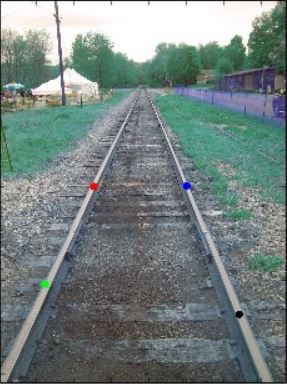
#> input picture ImageProcessing/0724/0724/pers.JPG, 287 x 384 px, found by its file name
$ python module5.py
#> lines starting #> are read from the running program, lines starting #| are printed output that depends on the picture

import cv2
import numpy as np
from matplotlib import pyplot as plt

img = cv2.imread('pers.jpg', cv2.IMREAD_COLOR)
#> img is the input picture: shape (384, 287, 3); mean B, G, R 128.1, 129.9, 117

pts1= np.float32([[94,185],[42,283],[185,182],[237,314]])
pts2 = np.float32([[10,10], [10,1000], [1000, 10], [1000,1000]])

cv2.imshow('aa', img)

M=cv2.getPerspectiveTransform(pts1, pts2)

dst= cv2.warpPerspective(img, M, (1100, 1100))
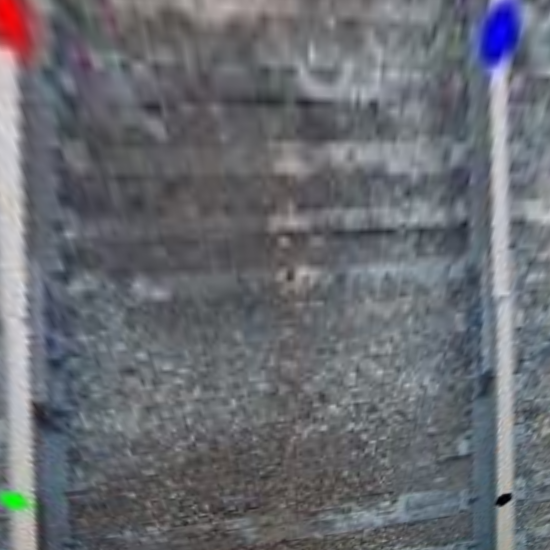
#> dst: shape (1100, 1100, 3) (shown at 1/2 size); mean B, G, R 113.5, 107.4, 105.1

plt.subplot(121), plt.imshow(img), plt.title('image')
plt.subplot(122), plt.imshow(dst), plt.title('perspective')
plt.show()
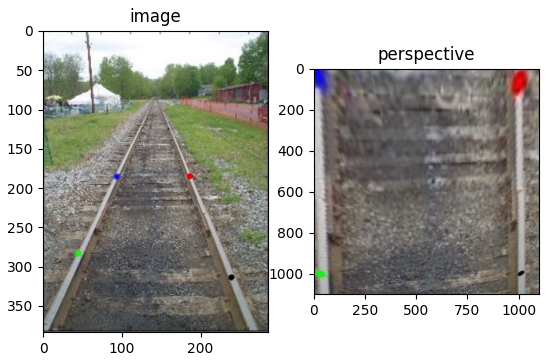
#> figure drawn by matplotlib, 2 panels; B, G, R data is drawn as R, G, B

$ run again, with ImageProcessing/0724/0724/flower1.jpg copied over ImageProcessing/0724/0724/pers.JPG
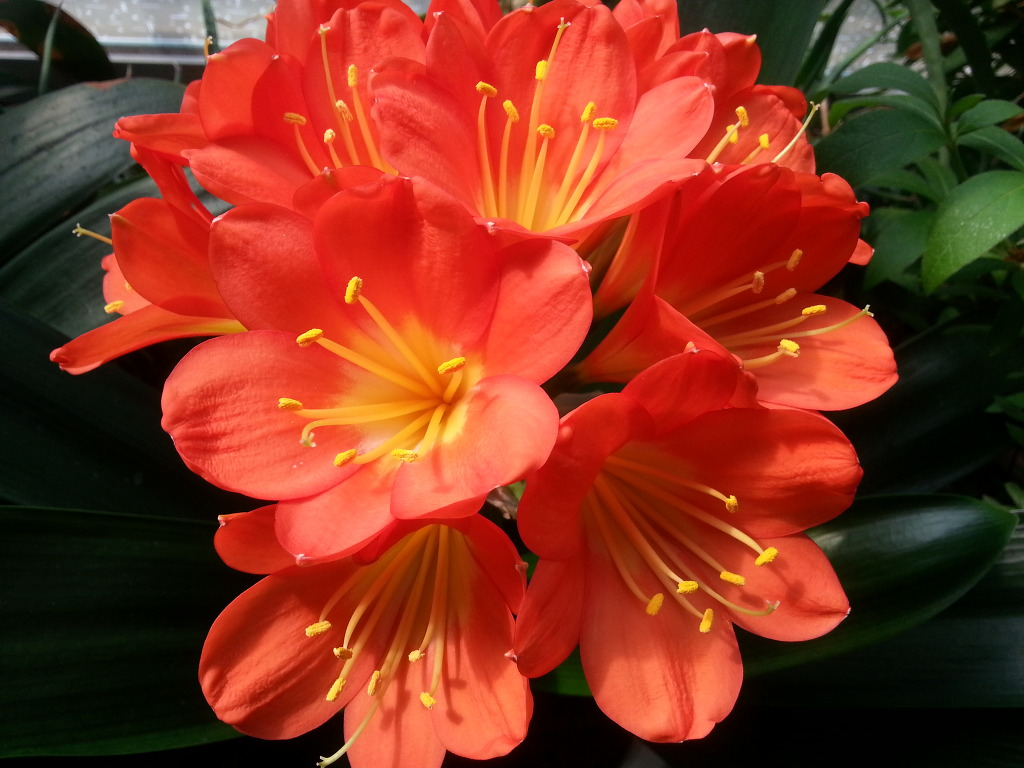
#> input picture ImageProcessing/0724/0724/flower1.jpg, 1024 x 768 px, found by its file name
#> img is the input picture: shape (768, 1024, 3); mean B, G, R 32.3, 52.2, 135.2
#> `dst= cv2.warpPerspective(img, M, (1100, 1100))`:
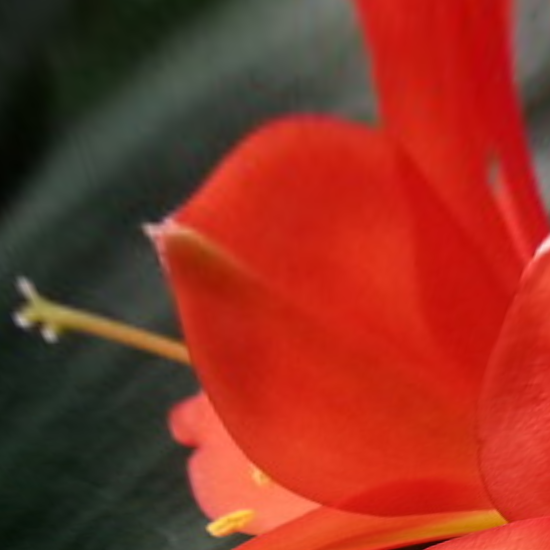
#> dst: shape (1100, 1100, 3) (shown at 1/2 size); mean B, G, R 35.1, 49.7, 138.7
#> `plt.show()`:
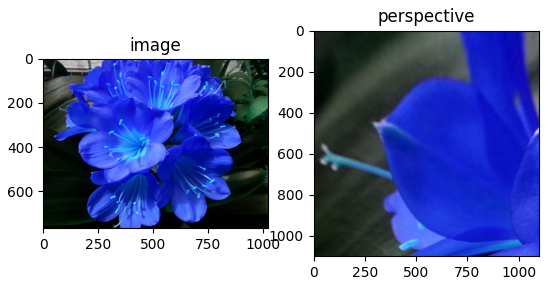
#> figure drawn by matplotlib, 2 panels; B, G, R data is drawn as R, G, B

$ run again, with ImageProcessing/0724/0724/image.jpg copied over ImageProcessing/0724/0724/pers.JPG
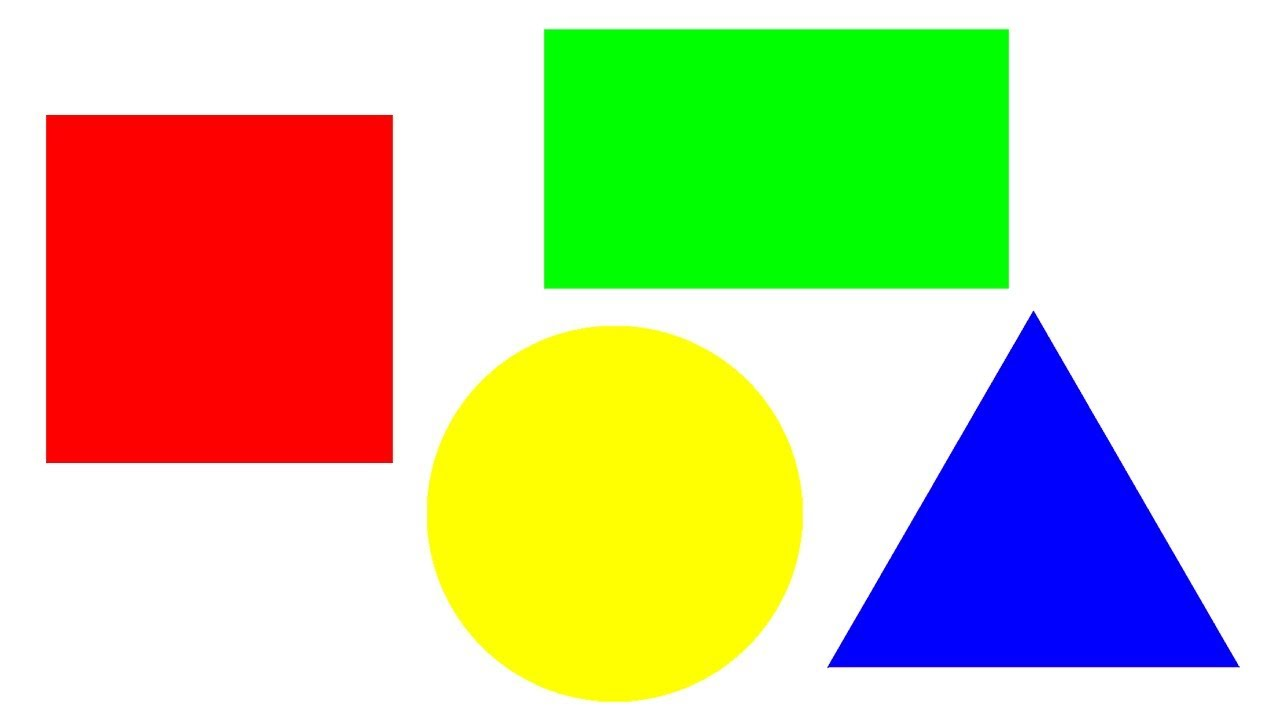
#> input picture ImageProcessing/0724/0724/image.jpg, 1280 x 720 px, found by its file name
#> img is the input picture: shape (720, 1280, 3); mean B, G, R 157.3, 201.1, 200.9
#> `dst= cv2.warpPerspective(img, M, (1100, 1100))`:
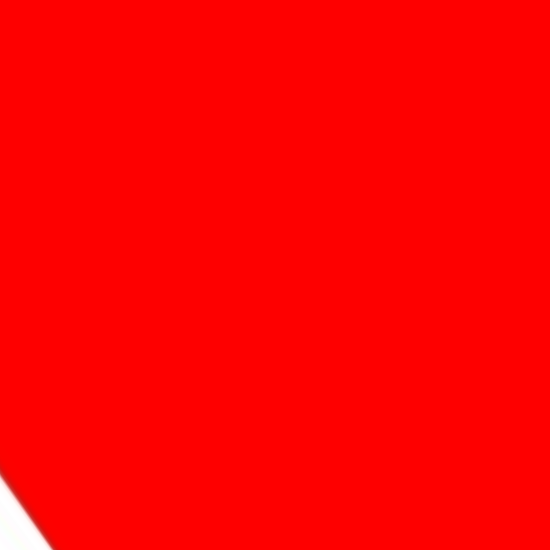
#> dst: shape (1100, 1100, 3) (shown at 1/2 size); mean B, G, R 1.7, 1.7, 253.9
#> `plt.show()`:
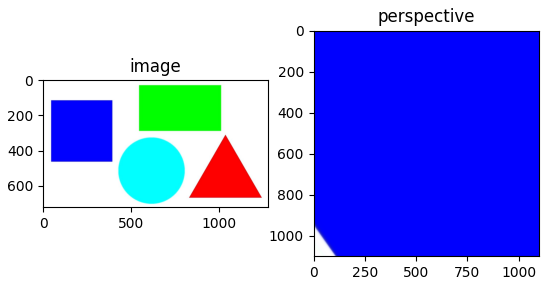
#> figure drawn by matplotlib, 2 panels; B, G, R data is drawn as R, G, B
